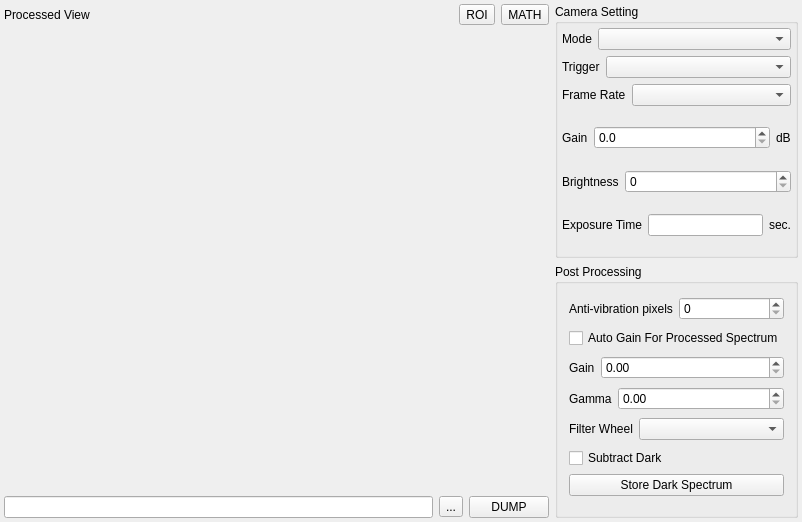
<?xml version="1.0" encoding="UTF-8"?>
<ui version="4.0">
 <class>FrmDigitalCamera</class>
 <widget class="QMainWindow" name="FrmDigitalCamera">
  <property name="geometry">
   <rect>
    <x>0</x>
    <y>0</y>
    <width>802</width>
    <height>522</height>
   </rect>
  </property>
  <property name="windowTitle">
   <string>Network Analyzer Control</string>
  </property>
  <widget class="QWidget" name="widget">
   <layout class="QGridLayout" name="gridLayout">
    <property name="leftMargin">
     <number>4</number>
    </property>
    <property name="topMargin">
     <number>4</number>
    </property>
    <property name="rightMargin">
     <number>4</number>
    </property>
    <property name="bottomMargin">
     <number>4</number>
    </property>
    <item row="0" column="0" rowspan="2">
     <layout class="QVBoxLayout" name="verticalLayout_2">
      <item>
       <layout class="QHBoxLayout" name="horizontalLayout_9">
        <item>
         <widget class="QLabel" name="textLabel1_2_5_3_3_13">
          <property name="sizePolicy">
           <sizepolicy hsizetype="Expanding" vsizetype="Preferred">
            <horstretch>0</horstretch>
            <verstretch>0</verstretch>
           </sizepolicy>
          </property>
          <property name="text">
           <string>Processed View</string>
          </property>
          <property name="wordWrap">
           <bool>false</bool>
          </property>
         </widget>
        </item>
        <item>
         <widget class="QToolButton" name="m_tbROI">
          <property name="text">
           <string>ROI</string>
          </property>
         </widget>
        </item>
        <item>
         <widget class="QToolButton" name="m_tbMathMenu">
          <property name="text">
           <string>MATH</string>
          </property>
         </widget>
        </item>
       </layout>
      </item>
      <item>
       <widget class="XQGraph" name="m_graphwidgetLive" native="true">
        <property name="sizePolicy">
         <sizepolicy hsizetype="Expanding" vsizetype="Expanding">
          <horstretch>0</horstretch>
          <verstretch>0</verstretch>
         </sizepolicy>
        </property>
        <property name="minimumSize">
         <size>
          <width>53</width>
          <height>53</height>
         </size>
        </property>
       </widget>
      </item>
      <item>
       <layout class="QHBoxLayout" name="horizontalLayout_8">
        <item>
         <widget class="QLineEdit" name="m_edDump"/>
        </item>
        <item>
         <widget class="QToolButton" name="m_tbDump">
          <property name="text">
           <string>...</string>
          </property>
         </widget>
        </item>
        <item>
         <widget class="QPushButton" name="m_btnDump">
          <property name="text">
           <string>DUMP</string>
          </property>
          <property name="autoDefault">
           <bool>false</bool>
          </property>
         </widget>
        </item>
       </layout>
      </item>
     </layout>
    </item>
    <item row="0" column="1">
     <widget class="QGroupBox" name="groupBox">
      <property name="title">
       <string>Camera Setting</string>
      </property>
      <layout class="QVBoxLayout" name="verticalLayout_3">
       <property name="leftMargin">
        <number>4</number>
       </property>
       <property name="topMargin">
        <number>4</number>
       </property>
       <property name="rightMargin">
        <number>4</number>
       </property>
       <property name="bottomMargin">
        <number>4</number>
       </property>
       <item>
        <layout class="QHBoxLayout" name="horizontalLayout">
         <item>
          <widget class="QLabel" name="textLabel1_2_5_3_3_5">
           <property name="sizePolicy">
            <sizepolicy hsizetype="Fixed" vsizetype="Preferred">
             <horstretch>0</horstretch>
             <verstretch>0</verstretch>
            </sizepolicy>
           </property>
           <property name="text">
            <string>Mode</string>
           </property>
           <property name="wordWrap">
            <bool>false</bool>
           </property>
          </widget>
         </item>
         <item>
          <widget class="QComboBox" name="m_cmbVideomode"/>
         </item>
        </layout>
       </item>
       <item>
        <layout class="QHBoxLayout" name="horizontalLayout_6">
         <item>
          <widget class="QLabel" name="textLabel1_2_5_3_3_10">
           <property name="sizePolicy">
            <sizepolicy hsizetype="Fixed" vsizetype="Preferred">
             <horstretch>0</horstretch>
             <verstretch>0</verstretch>
            </sizepolicy>
           </property>
           <property name="text">
            <string>Trigger</string>
           </property>
           <property name="wordWrap">
            <bool>false</bool>
           </property>
          </widget>
         </item>
         <item>
          <widget class="QComboBox" name="m_cmbTrigger"/>
         </item>
        </layout>
       </item>
       <item>
        <layout class="QHBoxLayout" name="horizontalLayout_2">
         <item>
          <widget class="QLabel" name="textLabel1_2_5_3_3_8">
           <property name="sizePolicy">
            <sizepolicy hsizetype="Fixed" vsizetype="Preferred">
             <horstretch>0</horstretch>
             <verstretch>0</verstretch>
            </sizepolicy>
           </property>
           <property name="text">
            <string>Frame Rate</string>
           </property>
           <property name="wordWrap">
            <bool>false</bool>
           </property>
          </widget>
         </item>
         <item>
          <widget class="QComboBox" name="m_cmbFrameRate"/>
         </item>
        </layout>
       </item>
       <item>
        <layout class="QHBoxLayout" name="horizontalLayout_10">
         <item>
          <widget class="QLabel" name="textLabel1_2_5_3_3_14">
           <property name="sizePolicy">
            <sizepolicy hsizetype="Fixed" vsizetype="Preferred">
             <horstretch>0</horstretch>
             <verstretch>0</verstretch>
            </sizepolicy>
           </property>
           <property name="text">
            <string>Gain</string>
           </property>
           <property name="wordWrap">
            <bool>false</bool>
           </property>
          </widget>
         </item>
         <item>
          <widget class="QDoubleSpinBox" name="m_dblCameraGain">
           <property name="decimals">
            <number>1</number>
           </property>
           <property name="maximum">
            <double>20.000000000000000</double>
           </property>
          </widget>
         </item>
         <item>
          <widget class="QLabel" name="textLabel1_2_5_3_3_16">
           <property name="sizePolicy">
            <sizepolicy hsizetype="Fixed" vsizetype="Preferred">
             <horstretch>0</horstretch>
             <verstretch>0</verstretch>
            </sizepolicy>
           </property>
           <property name="text">
            <string>dB</string>
           </property>
           <property name="wordWrap">
            <bool>false</bool>
           </property>
          </widget>
         </item>
        </layout>
       </item>
       <item>
        <layout class="QHBoxLayout" name="_2">
         <item>
          <widget class="QLabel" name="textLabel1_2_5_3_3_6">
           <property name="sizePolicy">
            <sizepolicy hsizetype="Fixed" vsizetype="Preferred">
             <horstretch>0</horstretch>
             <verstretch>0</verstretch>
            </sizepolicy>
           </property>
           <property name="text">
            <string>Brightness</string>
           </property>
           <property name="wordWrap">
            <bool>false</bool>
           </property>
          </widget>
         </item>
         <item>
          <widget class="QSpinBox" name="m_spbBrightness">
           <property name="minimum">
            <number>0</number>
           </property>
           <property name="maximum">
            <number>1000</number>
           </property>
          </widget>
         </item>
        </layout>
       </item>
       <item>
        <layout class="QHBoxLayout" name="horizontalLayout_4">
         <item>
          <widget class="QLabel" name="textLabel1_2_5_3_3_3">
           <property name="sizePolicy">
            <sizepolicy hsizetype="Fixed" vsizetype="Preferred">
             <horstretch>0</horstretch>
             <verstretch>0</verstretch>
            </sizepolicy>
           </property>
           <property name="text">
            <string>Exposure Time</string>
           </property>
           <property name="wordWrap">
            <bool>false</bool>
           </property>
          </widget>
         </item>
         <item>
          <widget class="QLineEdit" name="m_edExposure">
           <property name="sizePolicy">
            <sizepolicy hsizetype="Preferred" vsizetype="Fixed">
             <horstretch>0</horstretch>
             <verstretch>0</verstretch>
            </sizepolicy>
           </property>
           <property name="minimumSize">
            <size>
             <width>40</width>
             <height>0</height>
            </size>
           </property>
          </widget>
         </item>
         <item>
          <widget class="QLabel" name="textLabel1_2_5_3_3_4">
           <property name="sizePolicy">
            <sizepolicy hsizetype="Fixed" vsizetype="Preferred">
             <horstretch>0</horstretch>
             <verstretch>0</verstretch>
            </sizepolicy>
           </property>
           <property name="text">
            <string>sec.</string>
           </property>
           <property name="wordWrap">
            <bool>false</bool>
           </property>
          </widget>
         </item>
        </layout>
       </item>
      </layout>
     </widget>
    </item>
    <item row="1" column="1">
     <widget class="QGroupBox" name="groupBox_2">
      <property name="title">
       <string>Post Processing</string>
      </property>
      <layout class="QVBoxLayout" name="verticalLayout_4">
       <item>
        <layout class="QHBoxLayout" name="_3">
         <item>
          <widget class="QLabel" name="textLabel1_2_5_3_3_7">
           <property name="sizePolicy">
            <sizepolicy hsizetype="Fixed" vsizetype="Preferred">
             <horstretch>0</horstretch>
             <verstretch>0</verstretch>
            </sizepolicy>
           </property>
           <property name="text">
            <string>Anti-vibration pixels</string>
           </property>
           <property name="wordWrap">
            <bool>false</bool>
           </property>
          </widget>
         </item>
         <item>
          <widget class="QSpinBox" name="m_spbAntiVibrationPixels">
           <property name="minimum">
            <number>0</number>
           </property>
           <property name="maximum">
            <number>16</number>
           </property>
          </widget>
         </item>
        </layout>
       </item>
       <item>
        <widget class="QCheckBox" name="m_ckbAutoGainProcessed">
         <property name="text">
          <string>Auto Gain For Processed Spectrum</string>
         </property>
        </widget>
       </item>
       <item>
        <layout class="QHBoxLayout" name="horizontalLayout_3">
         <item>
          <widget class="QLabel" name="textLabel1_2_5_3_3_9">
           <property name="sizePolicy">
            <sizepolicy hsizetype="Fixed" vsizetype="Preferred">
             <horstretch>0</horstretch>
             <verstretch>0</verstretch>
            </sizepolicy>
           </property>
           <property name="text">
            <string>Gain</string>
           </property>
           <property name="wordWrap">
            <bool>false</bool>
           </property>
          </widget>
         </item>
         <item>
          <widget class="QDoubleSpinBox" name="m_dblGainProcessed">
           <property name="maximum">
            <double>4000.000000000000000</double>
           </property>
          </widget>
         </item>
        </layout>
       </item>
       <item>
        <layout class="QHBoxLayout" name="horizontalLayout_5">
         <item>
          <widget class="QLabel" name="textLabel1_2_5_3_3_22">
           <property name="sizePolicy">
            <sizepolicy hsizetype="Fixed" vsizetype="Preferred">
             <horstretch>0</horstretch>
             <verstretch>0</verstretch>
            </sizepolicy>
           </property>
           <property name="text">
            <string>Gamma</string>
           </property>
           <property name="wordWrap">
            <bool>false</bool>
           </property>
          </widget>
         </item>
         <item>
          <widget class="QDoubleSpinBox" name="m_dblGamma">
           <property name="maximum">
            <double>5.000000000000000</double>
           </property>
           <property name="singleStep">
            <double>0.100000000000000</double>
           </property>
          </widget>
         </item>
        </layout>
       </item>
       <item>
        <layout class="QHBoxLayout" name="horizontalLayout_7">
         <item>
          <widget class="QLabel" name="textLabel1_2_5_3_3_11">
           <property name="sizePolicy">
            <sizepolicy hsizetype="Fixed" vsizetype="Preferred">
             <horstretch>0</horstretch>
             <verstretch>0</verstretch>
            </sizepolicy>
           </property>
           <property name="text">
            <string>Filter Wheel</string>
           </property>
           <property name="wordWrap">
            <bool>false</bool>
           </property>
          </widget>
         </item>
         <item>
          <widget class="QComboBox" name="m_cmbFilterWheel"/>
         </item>
        </layout>
       </item>
       <item>
        <layout class="QVBoxLayout" name="verticalLayout">
         <item>
          <widget class="QCheckBox" name="m_ckbSubtractDark">
           <property name="text">
            <string>Subtract Dark</string>
           </property>
          </widget>
         </item>
         <item>
          <widget class="QPushButton" name="m_btnStoreDark">
           <property name="text">
            <string>Store Dark Spectrum</string>
           </property>
          </widget>
         </item>
        </layout>
       </item>
      </layout>
     </widget>
    </item>
   </layout>
  </widget>
 </widget>
 <layoutdefault spacing="6" margin="11"/>
 <customwidgets>
  <customwidget>
   <class>XQGraph</class>
   <extends>QWidget</extends>
   <header>graphwidget.h</header>
  </customwidget>
 </customwidgets>
 <tabstops>
  <tabstop>m_edExposure</tabstop>
 </tabstops>
 <includes>
  <include location="local">graphwidget.h</include>
 </includes>
 <resources/>
 <connections/>
</ui>
